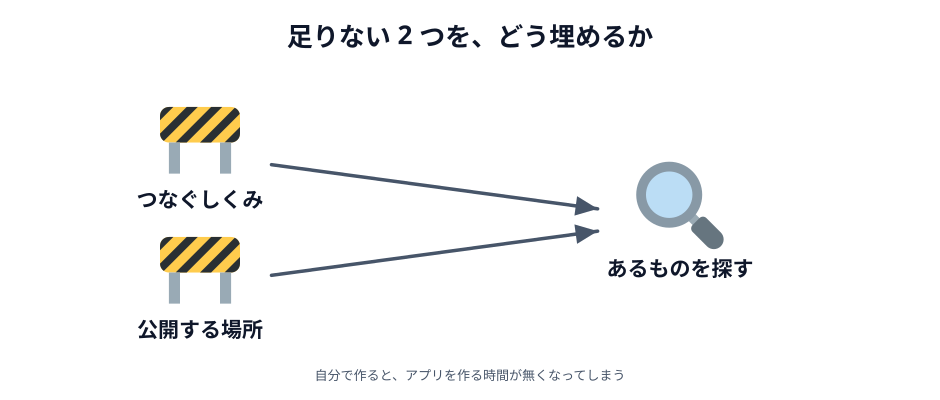

Python code for this plot:
# 00-thumbnail.svg
# スキーマ: BLOCKAGE + SOURCE-PATH-GOAL（作る前に立ちはだかる 2 つを、探して埋める）
# 調査の節の入口。足りないものが 2 つあり、それを自前で作らない道を探したと見せる

import sys

sys.path.insert(0, "/Users/seekseep/.claude/skills/genfig")
from genfig import Canvas

c = Canvas(940, 400)
c.text(470, 46, "足りない 2 つを、どう埋めるか", scale="xl")

connect = c.node(200, 155, "つなぐしくみ", emoji_cp="1f6a7", w=220, h=88)  # 🚧
publish = c.node(200, 285, "公開する場所", emoji_cp="1f6a7", w=220, h=88)  # 🚧
search = c.node(680, 220, "あるものを探す", emoji_cp="1f50d", w=230, h=96)  # 🔍

c.link(connect, search)
c.link(publish, search)

c.text(470, 380, "自分で作ると、アプリを作る時間が無くなってしまう", scale="sm")

c.save("00-thumbnail.svg")
